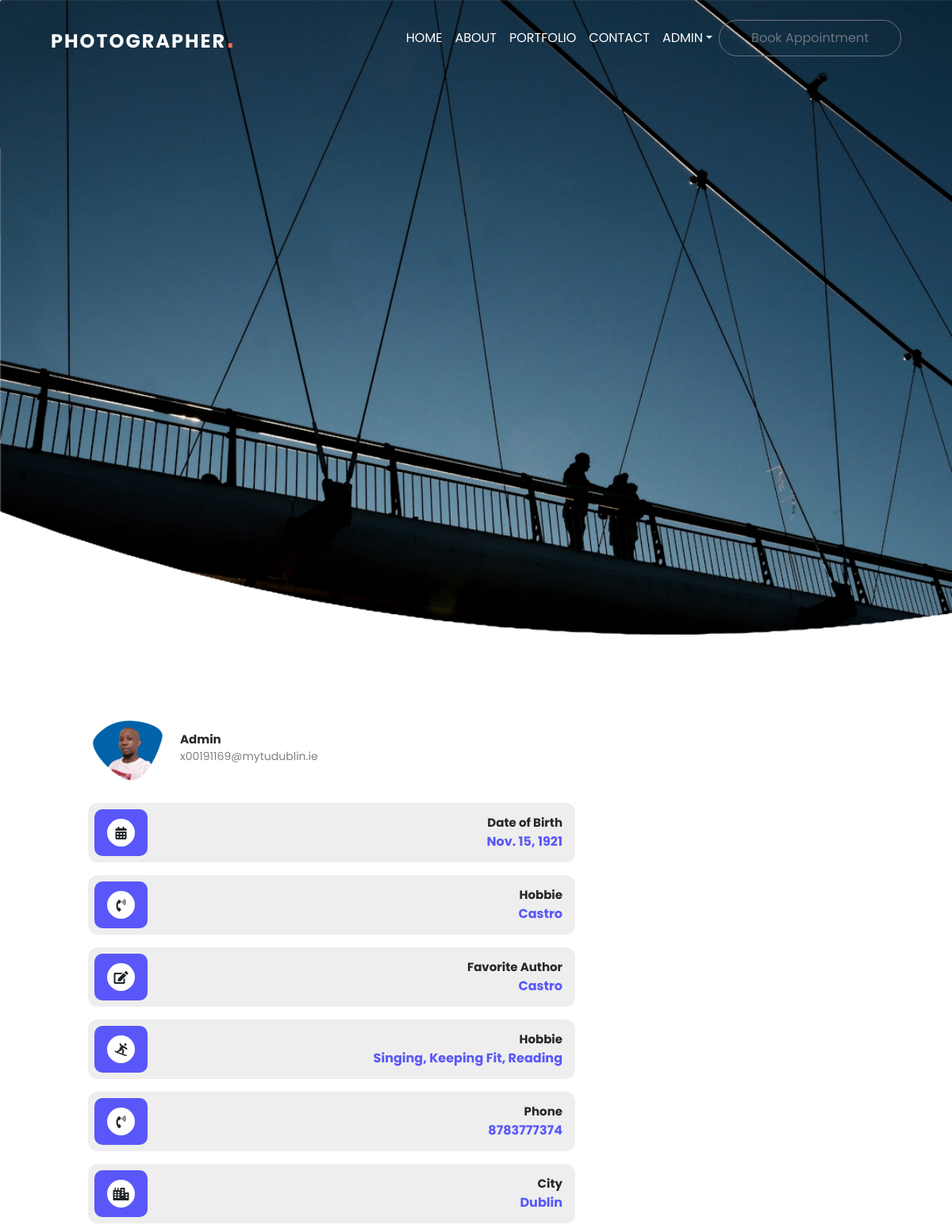
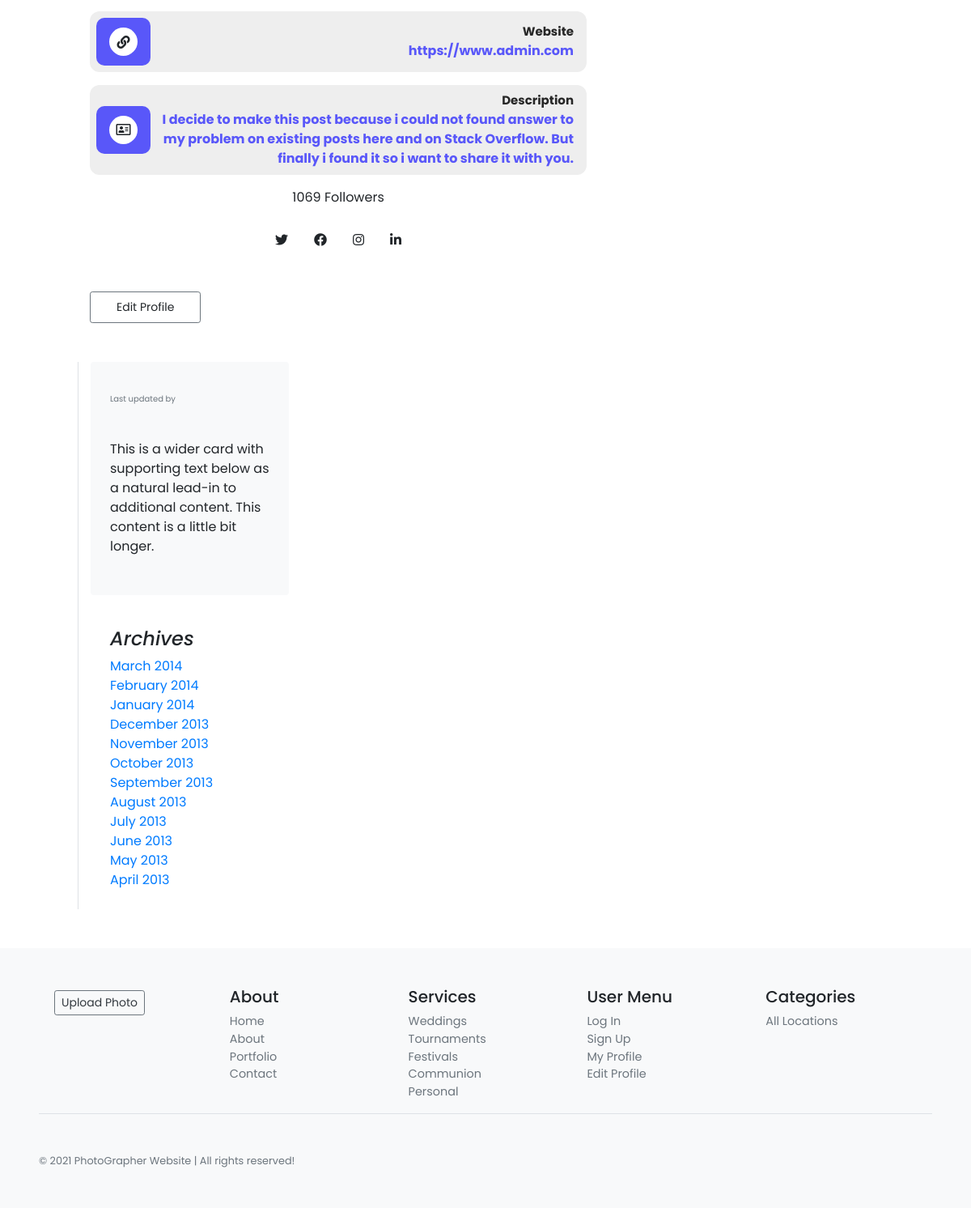
The app's page /accounts/profile/1/ (signed in) with its own data (2 pictures, top to bottom).
### accounts/models.py (models this page shows)
class CustomUser(AbstractUser):
    age = models.PositiveBigIntegerField(null=True, blank = True)

class Profile(models.Model):
    user = models.OneToOneField(get_user_model(), null=True, on_delete=models.CASCADE,  related_name="profile")
    profile_image = models.ImageField(default='', upload_to='static/images/', null=True, blank=True)
    date_of_birth = models.DateField(null=False, blank = False, default='')
    fav_author = models.CharField(max_length=255, default='')
    description = models.CharField(max_length=1000, default='')
    hobbies = models.CharField(max_length=50, default='')
    city = models.CharField(max_length=50, default='')
    phone = models.IntegerField(default=0)
    website = models.URLField(default='')
    def __str__(self):
        return str(self.user)

### accounts/views.py (the view)
# urls.py: path('profile/<int:pk>/', ProfilePageView.as_view(), name='show_profile'),
class ProfilePageView(LoginRequiredMixin, UserPassesTestMixin, DetailView):
    model = Profile
    template_name = 'registration/user_profile.html'
    success_url = reverse_lazy('home')
    def get_object(self):
        return self.request.user
    def test_func(self):
        return self.request.user.profile

### photos/templates/registration/user_profile.html (shortened to what this page needs)
{% extends 'base.html' %}
{% block content %}
{% load crispy_forms_tags %}
<div class="banner">
    <div class="container my-5 mx-auto ">
        <div class="row justify-content-center my-5">
            <div class="col-md-8 col-sm-12 ">
                </div>
            </div>
    </div>
</div>
<main role="main" class="container-fluid m-5">
  <div class="row">
    <div class="col-md-7 blog-main m-5 mtop">
            <div class="top-container">
                <div class="p-image"><img src= "{{ user.profile.profile_image.url }}"/></div>
                <div class="ml-3">
                    <h5 class="name">{{ user.profile }}</h5>
                    <p class="mail">{{ user.email }}</p>
                </div>
            </div>
            <div class="middle-container d-flex justify-content-between align-items-center mt-3 p-2">
                <div class="dollar-div px-3">
                    <div class="round-div"><i class="fas fa-calendar-alt"></i></div>
                </div>
                <div class="d-flex flex-column text-right mr-2"> <span class="current-balance">Date of Birth</span> <span class="amount">{{ user.profile.date_of_birth }}</span> </div>
            </div>
            <div class="middle-container d-flex justify-content-between align-items-center mt-3 p-2">
                <div class="dollar-div px-3">
                    <div class="round-div"><i class="fas fa-phone-volume"></i></div>
                </div>
                <div class="d-flex flex-column text-right mr-2"> <span class="current-balance">Hobbie</span> <span class="amount">{{ user.profile.fav_author }}</span> </div>
            </div>
            <div class="middle-container d-flex justify-content-between align-items-center mt-3 p-2">
                <div class="dollar-div px-3">
                    <div class="round-div"><i class="fas fa-edit"></i></div>
                </div>
                <div class="d-flex flex-column text-right mr-2"> <span class="current-balance">Favorite Author</span> <span class="amount">{{ user.profile.fav_author }}</span> </div>
            </div>
            <div class="middle-container d-flex justify-content-between align-items-center mt-3 p-2">
                <div class="dollar-div px-3">
                    <div class="round-div"><i class="fas fa-snowboarding"></i></div>
                </div>
                <div class="d-flex flex-column text-right mr-2"> <span class="current-balance">Hobbie</span> <span class="amount">{{ user.profile.hobbies }}</span> </div>
            </div>
            <div class="middle-container d-flex justify-content-between align-items-center mt-3 p-2">
                <div class="dollar-div px-3">
                    <div class="round-div"><i class="fas fa-phone-volume"></i></div>
                </div>
                <div class="d-flex flex-column text-right mr-2"> <span class="current-balance">Phone</span> <span class="amount">{{ user.profile.phone }}</span> </div>
            </div>
            <div class="middle-container d-flex justify-content-between align-items-center mt-3 p-2">
                <div class="dollar-div px-3">
                    <div class="round-div"><i class="fas fa-city"></i></div>
                </div>
                <div class="d-flex flex-column text-right mr-2"> <span class="current-balance">City</span> <span class="amount">{{ user.profile.city }}</span> </div>
            </div>
            <div class="middle-container d-flex justify-content-between align-items-center mt-3 p-2">
                <div class="dollar-div px-3">
                    <div class="round-div"><i class="fas fa-link"></i></div>
                </div>
                <div class="d-flex flex-column text-right mr-2"> <span class="current-balance">Website</span> <span class="amount">{{ user.profile.website }}</span> </div>
            </div>
            <div class="middle-container d-flex justify-content-between align-items-center mt-3 p-2">
                <div class="dollar-div px-3">
                    <div class="round-div"><i class="far fa-address-card"></i></div>
                </div>
                <div class="d-flex flex-column text-right mr-2"> <span class="current-balance">Description</span> <span class="amount"> {{ user.profile.description }}</span> </div>
            </div>
            <div class="d-flex flex-row justify-content-center align-items-center mt-3"> <span
                class="number">1069 <span class="follow">Followers</span></span>
            </div>
            <div class="d-flex flex-row justify-content-center align-items-center mt-3">
                <div class="gap-3 icons d-flex flex-row justify-content-center align-items-center"> <span><i class="m-3 fab fa-twitter"></i></span> <span><i class="m-3 fab fa-facebook"></i></span> <span><i class="m-3 fab fa-instagram"></i></span> <span><i class="m-3 fab fa-linkedin-in"></i></span> </div>
            </div>
             <button class="btn btn-sm btn-outline-secondary mt-3"><a href="{% url 'edit_profile' user.profile.pk %}" class="dropdown-item">Edit Profile</a></button>
    </div>
    <aside class="col-md-3 blog-sidebar border-left mx-5">
          <div class="p-4 mb-3 bg-light rounded">
                  <small class="text-muted photo-date"> Last updated {{photo.date}} by {{photo.author}}</small>
              <p class="card-text py-4">
                  This is a wider card with supporting text below as a natural lead-in to
                  additional content. This content is a little bit longer.
              </p>
          </div>
          <div class="p-4">
              <h4 class="font-italic">Archives</h4>
              <ol class="list-unstyled mb-0">
                <li><a href="#">March 2014</a></li>
                <li><a href="#">February 2014</a></li>
                <li><a href="#">January 2014</a></li>
                <li><a href="#">December 2013</a></li>
                <li><a href="#">November 2013</a></li>
                <li><a href="#">October 2013</a></li>
                <li><a href="#">September 2013</a></li>
                <li><a href="#">August 2013</a></li>
                <li><a href="#">July 2013</a></li>
                <li><a href="#">June 2013</a></li>
                <li><a href="#">May 2013</a></li>
                <li><a href="#">April 2013</a></li>
              </ol>
            </div>
    </aside>
  </div>
</main>
{% endblock content %}

### photos/templates/base.html (shortened to what this page needs)
{% load static %}
<!doctype html>
<html lang="en">
<head>
    <link rel="stylesheet" href="https://cdnjs.cloudflare.com/ajax/libs/font-awesome/6.0.0-beta2/css/all.min.css">
    <link rel="stylesheet" href="https://unpkg.com/boxicons@latest/css/boxicons.min.css">
    <link rel="stylesheet" href="https://cdn.jsdelivr.net/npm/bootstrap@4.6.0/dist/css/bootstrap.min.css">
    <link rel="stylesheet" href="https://cdnjs.cloudflare.com/ajax/libs/font-awesome/6.0.0-beta2/css/all.min.css">
    <link href="https://cdnjs.cloudflare.com/ajax/libs/font-awesome/5.13.0/css/all.min.css" rel="stylesheet">
    <link rel="stylesheet" type="text/css" href="{% static 'css/custom.css' %}">
    <link rel="stylesheet" type="text/css" href="{% static 'css/home.css' %}">
</head>
<body>
    <header class="header">
        <nav class="navbar navbar-expand-lg fixed-top py-3">
            <div class="container-fluid mx-5">
                <a href="{% url 'home' %}" class="navbar-brand font-weight-bold" id="logo">PhotoGrapher<span>.</span> </a>
                <div id="navbarSupportedContent" class="collapse navbar-collapse">
                    <ul class="navbar-nav ml-auto">
                        <li class="nav-item active"><a href="{% url 'home' %}" class="nav-link text-uppercase">Home<span class="sr-only">(current)</span></a></li>
                        <li class="nav-item"><a href="{% url 'about' %}" class="nav-link text-uppercase">About</a></li>
                        <li class="nav-item"><a href="{% url 'gallery' %}" class="nav-link text-uppercase">Portfolio</a></li>
                        <li class="nav-item"><a href="{% url 'contact' %}" class="nav-link text-uppercase">Contact</a></li>
                    </ul>
                    {% if user.is_authenticated %}
                        <ul class="nav navbar-nav ms-auto">
                            <li class="nav-item dropdown">
                                <a href="#" class="nav-link dropdown-toggle text-uppercase" data-bs-toggle="dropdown">{{user.username}}</a>
                            </li>
                        </ul>
                        {% else %}
                        <div class="navbtn">
                        <a href="{% url 'login' %}" class="btn btn-st btn-outline-secondary">
                            LOGIN</a>
                        <a class="btn btn-primary" href="{% url 'signup' %}" role="button">SIGN UP FOR FREE</a>
                        </div>
                        {% endif %}
                        <a href="{% url 'booking' %}" class="btn btn-outline-secondary btn-rounded bk_ap">Book Appointment</a>
                </div>
            </div>
        </nav>
    </header>
    <div class="container-fluid">
        <div class="row">
            {% block content %}
            {% endblock content %}
        </div>
    </div>
    <footer class="container-fluid p-5  bg-light mt-auto">
        <div class="row">
          <div class="col-12 col-md">
            <a href="{% url 'add' %}" class="btn btn-sm btn-outline-secondary btn-small m-1 text-dark">Upload Photo</a>
          </div>
          <div class="col-6 col-md">
            <h5>About</h5>
            <ul class="list-unstyled text-small">
                    <li class="text-muted"><a href="{% url 'home' %}">Home</a></li>
                    <li class="text-muted"><a href="{% url 'about' %}">About</a></li>
                    <li cla ss="text-muted"><a href="{% url 'gallery' %}">Portfolio</a></li>
                    <li class="text-muted"><a href="{% url 'contact' %}">Contact</a></li>
            </ul>
          </div>
          <div class="col-6 col-md">
            <h5>Services</h5>
            <ul class="list-unstyled text-small">
              <li><a class="text-muted" href="#">Weddings</a></li>
              <li><a class="text-muted" href="#">Tournaments</a></li>
              <li><a class="text-muted" href="#">Festivals</a></li>
              <li><a class="text-muted" href="#">Communion</a></li>
              <li><a class="text-muted" href="#">Personal</a></li>
            </ul>
          </div>
          <div class="col-6 col-md">
            <h5>User Menu</h5>
            <ul class="list-unstyled text-small">
              <li><a class="text-muted" href="{% url 'login' %}">Log In</a></li>
              <li><a class="text-muted" href="{% url 'signup' %}">Sign Up</a></li>
              <li><a class="text-muted" href="{% url 'show_profile' user.profile.pk %}">My Profile</a></li>
              <li><a class="text-muted" href="{% url 'edit_profile' user.profile.pk %}">Edit Profile</a></li>
            </ul>
          </div>
          <div class="col-6 col-md">
            <h5>Categories</h5>
            <ul class="list-unstyled text-small">
                <li >
                  <a class="text-muted" href="{% url 'gallery' %}">All Locations</a>
                </li>
              </ul>
          </div>
        </div>
        <div class="container-fluid border-top">
            <small class="d-block mt-5 text-muted">&copy; 2021 PhotoGrapher Website | All rights reserved!</small>
          </div>
    </footer>
</body>
</html>

### static/css/custom.css (style rules this page uses)
* { font-family: 'Poppins', sans-serif; padding: 0; margin: 0; list-style: none; text-decoration: none; box-sizing: border-box; scroll-behavior: smooth; }
body, html { width: 100%; height: 100%; margin: 0; padding: 0;; }
:root { --primary-color: #0062a8; --secondary-color: #F26C4F; --dark-color: #22303e; --light-color: #ffffff; --gray-color: #f5f5f5; }
#logo { color: var(--light-color); text-transform: uppercase; font-size: 24px; font-weight: 500; letter-spacing: 2px; }
#logo span { color: var(--secondary-color); font-size: 36px; font-weight: 900; font-family: 'Agency FB', sans-serif; }
.navbar { background-color: #fff0; color: var(--light-color); }
.row { display: flex; flex-direction: row; flex-wrap: wrap; }
.container-fluid { margin-left: 0; }
.row { margin: 0; }
.col-md-8 { padding: 0; }
.photo-date { font-size: 10px; }
.p-image img { display:block; width: 100px; }
.banner { position: relative; width: 100%; min-height: 60vh; display: flex; justify-items: center; align-items: center; background-image: url("../images/banner.png"); background-size: cover; transition: 0.2s; }
.mtop { margin-top: -100px; }
.row { position: relative; width: 100%; display: flex; justify-content: space-between; }
.container, .container-fluid, .container-lg, .container-md, .container-sm, .container-xl { width: 100%; padding-right: 0; padding-left: 0; margin-right: auto; margin-left: auto; }
.top-container { display: flex; align-items: center }
.name { font-size: 15px; font-weight: bold; color: #272727; position: relative; top: 8px }
.mail { font-size: 14px; color: grey; position: relative; top: 2px }
.middle-container { background-color: #eee; border-radius: 12px }
.dollar-div { background-color: #5957f9; padding: 12px; border-radius: 10px }
.round-div { border-radius: 50%; width: 35px; height: 35px; background-color: #fff; display: flex; justify-content: center; align-items: center; text-align: center }
.current-balance { font-size: 15px; color: #272727; font-weight: bold }
.amount { color: #5957f9; font-size: 16px; font-weight: bold }
.navbar { transition: all 0.4s; z-index: 1000; }
.navbar .nav-link { color: #fff; }
.text-small { font-size: 0.9rem !important; }
body { min-height: 100vh; }
footer ul li, footer ul li a { text-decoration: none; list-style: none; color: #6c757d !important; }

### static/css/home.css (style rules this page uses)
* { font-family: 'Poppins', sans-serif; padding: 0; margin: 0; list-style: none; text-decoration: none; box-sizing: border-box; scroll-behavior: smooth; }
:root { --primary-color: #0062a8; --secondary-color: #F26C4F; --dark-color: #22303e; --light-color: #ffffff; --gray-color: #f5f5f5; }
.banner { position: relative; width: 100%; min-height: 100vh; display: flex; justify-items: center; align-items: center; background-image: url("../images/banner.png"); background-size: cover; top: 100; transition: 0.2s; }
.bk_ap { border-radius: 30px; padding: 10px 40px; }
.row { position: relative; width: 100%; display: flex; justify-content: space-between; }

### records on screen
CustomUser: username "ADMIN", profile.profile_image (picture), profile "Admin", email "x00191169@mytudublin.ie", profile.date_of_birth "Nov. 15, 1921", profile.fav_author "Castro", profile.hobbies "Singing, Keeping Fit, Reading", profile.phone "8783777374", profile.city "Dublin", profile.website "https://www.admin.com", profile.description "I decide to make this post because i could not found answer to my problem on existing posts here and on Stack Overflow. But finally i found it so i want to share it with you."
